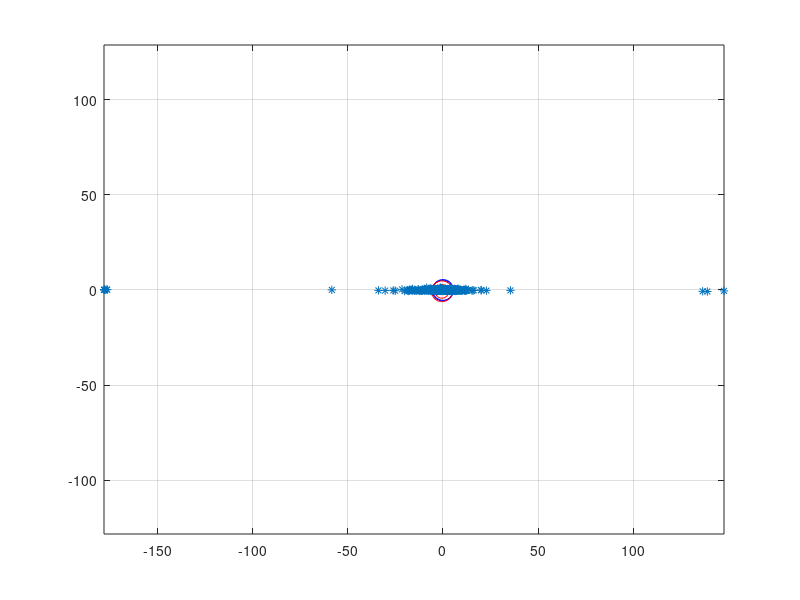

This figure's MATLAB source:
%%
clear all ; close all ; clc;

%%
clear all ; close all ; clc;

% given from random determine
rm = 0.5;                       % magnetic dipole center to sensor distance
theta_m = pi/6;                 % magnetic dipole center to sensor distance
theta_d = pi/3;                 % magnetic dipole orientation
theta_e = pi/3;                 % earth magnetism orientation
% start random determine
ran_o = 2*pi*rand();
rxm = 0.25 + 0.3*rand();
rym = 0.25 + 0.5*rand();
rm = sqrt( rxm^2 + rym^2 );
theta_m = ran_o;
theta_d = ran_o;
theta_e = ran_o;
% given from measurement
mag = 0.01;                     % magnetic dipole
Be = 0.25;                      % earth magnetism
% sensor coordinates
s1 = [0 ; 0];
s2 = [-0.11 ; -0.34];
% magnetic dipole coordinates
xm = rm*cos(theta_m);
ym = rm*sin(theta_m);
m = [xm ; ym];
% magnetic dipole orientation
chk = 0.07;
m2 = [xm + chk*sin(theta_d) ; ym + chk*cos(theta_d)];
% distance from magnetic dipole to sensor
r1 = sqrt( ( m(1,1)-s1(1,1) )^2 + ( m(2,1)-s1(2,1) )^2 );
r2 = sqrt( ( m(1,1)-s2(1,1) )^2 + ( m(2,1)-s2(2,1) )^2 );
% orientation from magnetic dipole to sensor
theta_11 = atan2( s1(2,1)-m(2,1) , s1(1,1)-m(1,1) );
if theta_11 < 0
    theta_11 = theta_11 + 2*pi;
end
theta_22 = atan2( s2(2,1)-m(2,1) , s2(1,1)-m(1,1) );
if theta_22 < 0
    theta_22 = theta_22 + 2*pi;
end
theta_1 = (2*pi - theta_11) + (pi/2 - theta_d);
theta_2 = (2*pi - theta_22) + (pi/2 - theta_d);
theta_1d = theta_1*180/pi;
theta_2d = theta_2*180/pi;
% magnetic dipole magnitude : Let mag = u0*M/4*pi
dBx1 = mag / (r1^3) * 3*cos(theta_1)*sin(theta_1);
dBy1 = mag / (r1^3) * (3*cos(theta_1)^2 - 1);
dBx2 = mag / (r2^3) * 3*cos(theta_2)*sin(theta_2);
dBy2 = mag / (r2^3) * (3*cos(theta_2)^2 - 1);
% earth magnetism
Bex = Be*cos(theta_e);
Bey = Be*sin(theta_e);
% total magnetic magnitude
Bx1 = Bex + dBx1;
By1 = Bey + dBy1;
B_1 = [Bx1 ; By1];
Bx2 = Bex + dBx2;
By2 = Bey + dBy2;
B_2 = [Bx2 ; By2];
% trust index
Q = (B_1/Be)'*(B_2/Be);
V = Q - 1;
% orientation error
phi_e = atan2(Bey,Bex);
phi_1 = atan2(By1,Bx1);
phi_2 = atan2(By2,Bx2);
phi_avg = (phi_1 + phi_2) / 2;
phi_errd = (phi_avg - phi_e)*180/pi;
% check geometry from figure
figure;
plot(s1(1,1),s1(2,1),'-o','MarkerSize',15,'color','b');
hold on ; grid on ; axis equal;
% two sensor line
plot(s2(1,1),s2(2,1),'-o','MarkerSize',15,'color','b');
plot([s1(1,1) s2(1,1)],[s1(2,1) s2(2,1)],'LineWidth',1,'Color','b');
% magnetic dipole direction
plot(m(1,1),m(2,1),'-o','MarkerSize',15,'color','r');
plot(m2(1,1),m2(2,1),'-o','MarkerSize',10,'color','r');
plot([m(1,1) m2(1,1)],[m(2,1) m2(2,1)],'LineWidth',1,'Color','r');
% two sensor to magnetic dipole line
plot([m(1,1) s1(1,1)],[m(2,1) s1(2,1)],'LineWidth',1.3,'Color','m');
plot([m(1,1) s2(1,1)],[m(2,1) s2(2,1)],'LineWidth',1.3,'Color','m');
% delta magnetic dipole vector
plot([s1(1,1) s1(1,1)+dBx1],[s1(2,1) s1(2,1)+dBy1],'-.','LineWidth',1.5,'Color','k');
plot([s2(1,1) s2(1,1)+dBx2],[s2(2,1) s2(2,1)+dBy2],'-.','LineWidth',1.5,'Color','k');
% earth magnetism vector
plot([s1(1,1) s1(1,1)+Bex],[s1(2,1) s1(2,1)+Bey],'-.','LineWidth',1.5,'Color','c');
plot([s2(1,1) s2(1,1)+Bex],[s2(2,1) s2(2,1)+Bey],'-.','LineWidth',1.5,'Color','c');
% total magnetic dipole vector
plot([s1(1,1) s1(1,1)+Bx1],[s1(2,1) s1(2,1)+By1],'LineWidth',1.5,'Color','g');
plot([s2(1,1) s2(1,1)+Bx2],[s2(2,1) s2(2,1)+By2],'LineWidth',1.5,'Color','g');

%%
clear all ; close all ; clc;

% given from random determine
rm = 0.5;                       % magnetic dipole center to sensor distance
theta_m = pi/6;                 % magnetic dipole center to sensor distance
theta_d = pi/3;                 % magnetic dipole orientation
theta_e = pi/3;                 % earth magnetism orientation
% start random determine
N = 1000;
R = zeros(N,6);
for i = 1 : N
ran_o = 2*pi*rand();
rxm = 0.45 + 0.3*rand();
rym = 0.45 + 0.5*rand();
rm = sqrt( rxm^2 + rym^2 );
theta_m = ran_o;
theta_d = ran_o;
theta_e = ran_o;
% given from measurement
mag = 0.01;                     % magnetic dipole
Be = 0.25;                      % earth magnetism
% sensor coordinates
s1 = [0 ; 0];
s2 = [-0.11 ; -0.34];
% magnetic dipole coordinates
xm = rm*cos(theta_m);
ym = rm*sin(theta_m);
m = [xm ; ym];
% magnetic dipole orientation
chk = 0.07;
m2 = [xm + chk*sin(theta_d) ; ym + chk*cos(theta_d)];
% distance from magnetic dipole to sensor
r1 = sqrt( ( m(1,1)-s1(1,1) )^2 + ( m(2,1)-s1(2,1) )^2 );
r2 = sqrt( ( m(1,1)-s2(1,1) )^2 + ( m(2,1)-s2(2,1) )^2 );
% orientation from magnetic dipole to sensor
theta_11 = atan2( s1(2,1)-m(2,1) , s1(1,1)-m(1,1) );
if theta_11 < 0
    theta_11 = theta_11 + 2*pi;
end
theta_22 = atan2( s2(2,1)-m(2,1) , s2(1,1)-m(1,1) );
if theta_22 < 0
    theta_22 = theta_22 + 2*pi;
end
theta_1 = (2*pi - theta_11) + (pi/2 - theta_d);
theta_2 = (2*pi - theta_22) + (pi/2 - theta_d);
theta_1d = theta_1*180/pi;
theta_2d = theta_2*180/pi;
% magnetic dipole magnitude : Let mag = u0*M/4*pi
dBx1 = mag / (r1^3) * 3*cos(theta_1)*sin(theta_1);
dBy1 = mag / (r1^3) * (3*cos(theta_1)^2 - 1);
dBx2 = mag / (r2^3) * 3*cos(theta_2)*sin(theta_2);
dBy2 = mag / (r2^3) * (3*cos(theta_2)^2 - 1);
% earth magnetism
Bex = Be*cos(theta_e);
Bey = Be*sin(theta_e);
% total magnetic magnitude
Bx1 = Bex + dBx1;
By1 = Bey + dBy1;
B_1 = [Bx1 ; By1];
Bx2 = Bex + dBx2;
By2 = Bey + dBy2;
B_2 = [Bx2 ; By2];
% trust index
Q = (B_1/Be)'*(B_2/Be);
V = Q - 1;
% orientation error
phi_e = atan2(Bey,Bex);
phi_1 = atan2(By1,Bx1);
phi_2 = atan2(By2,Bx2);
phi_avg = (phi_1 + phi_2) / 2;
phi_errd = (phi_avg - phi_e)*180/pi;
if phi_errd < -300
    phi_errd = phi_errd + 300;
end
%
Ans = [phi_errd V rm theta_m theta_d theta_e];
R(i,:) = Ans;
end
plot( R(:,1) , R(:,2) ,'*');